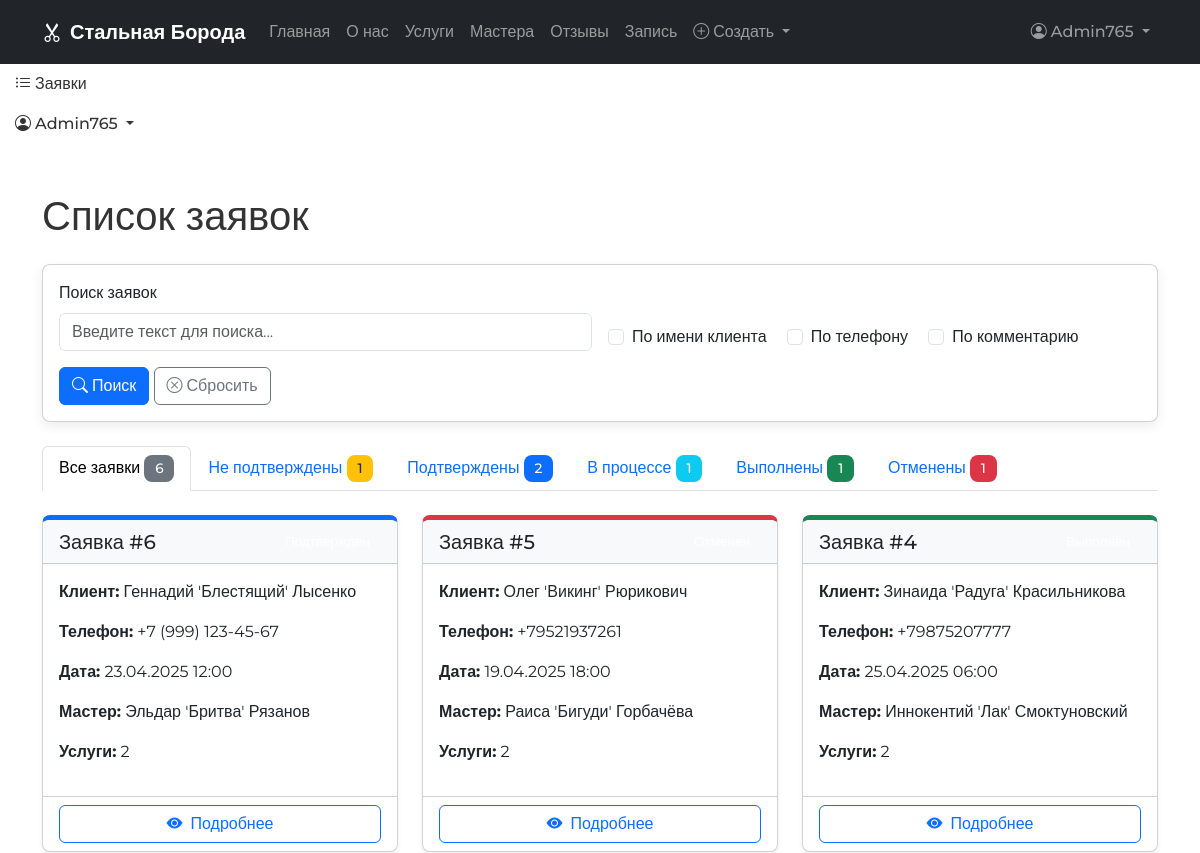
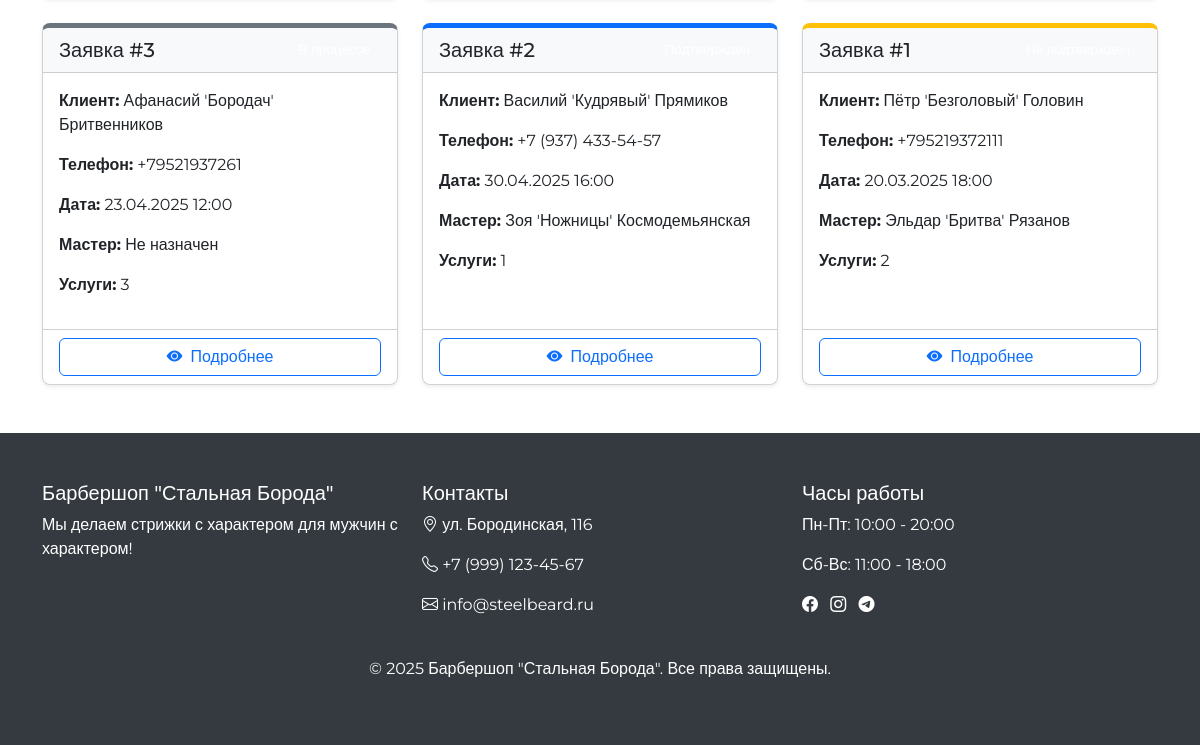
The page /orders/ (signed in) on the database as committed earlier (2 pictures, top to bottom).
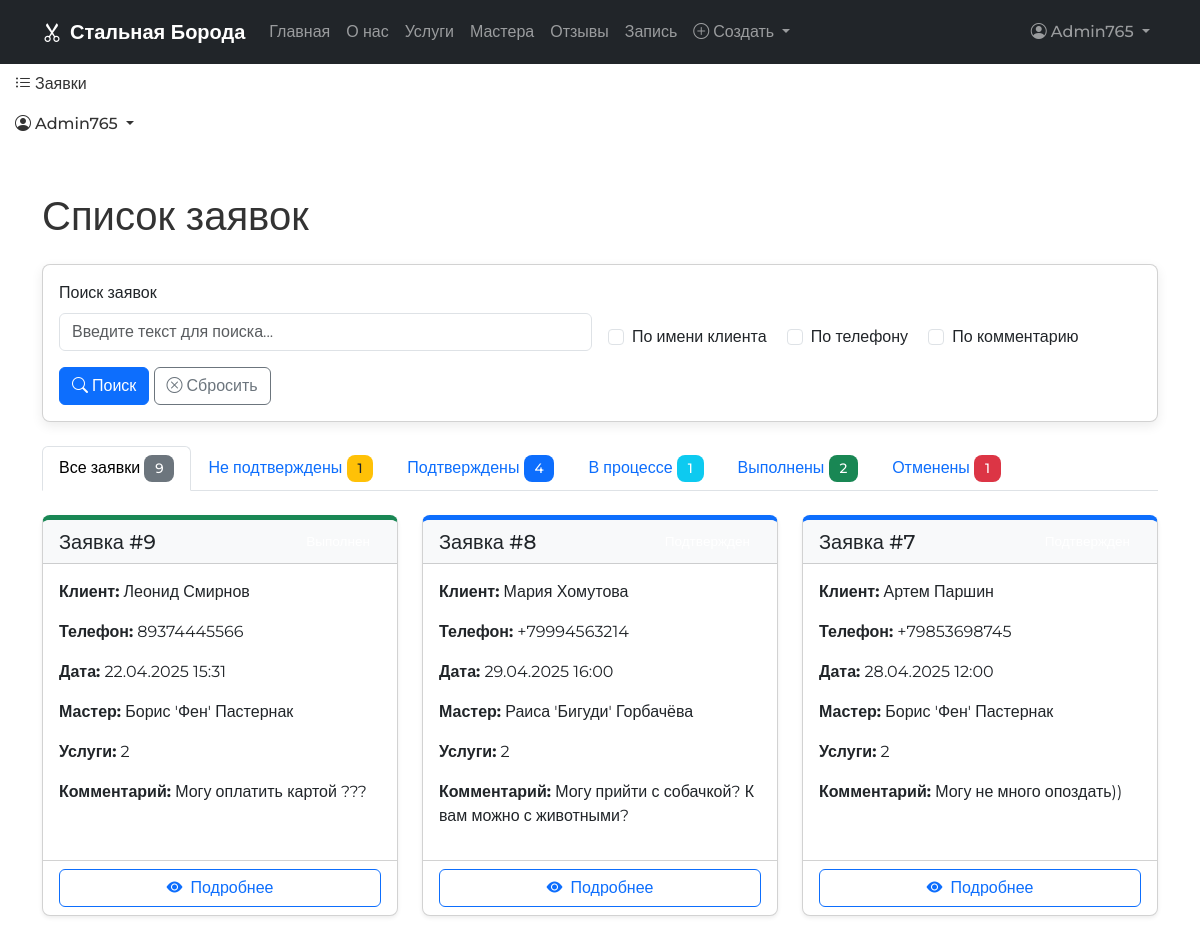
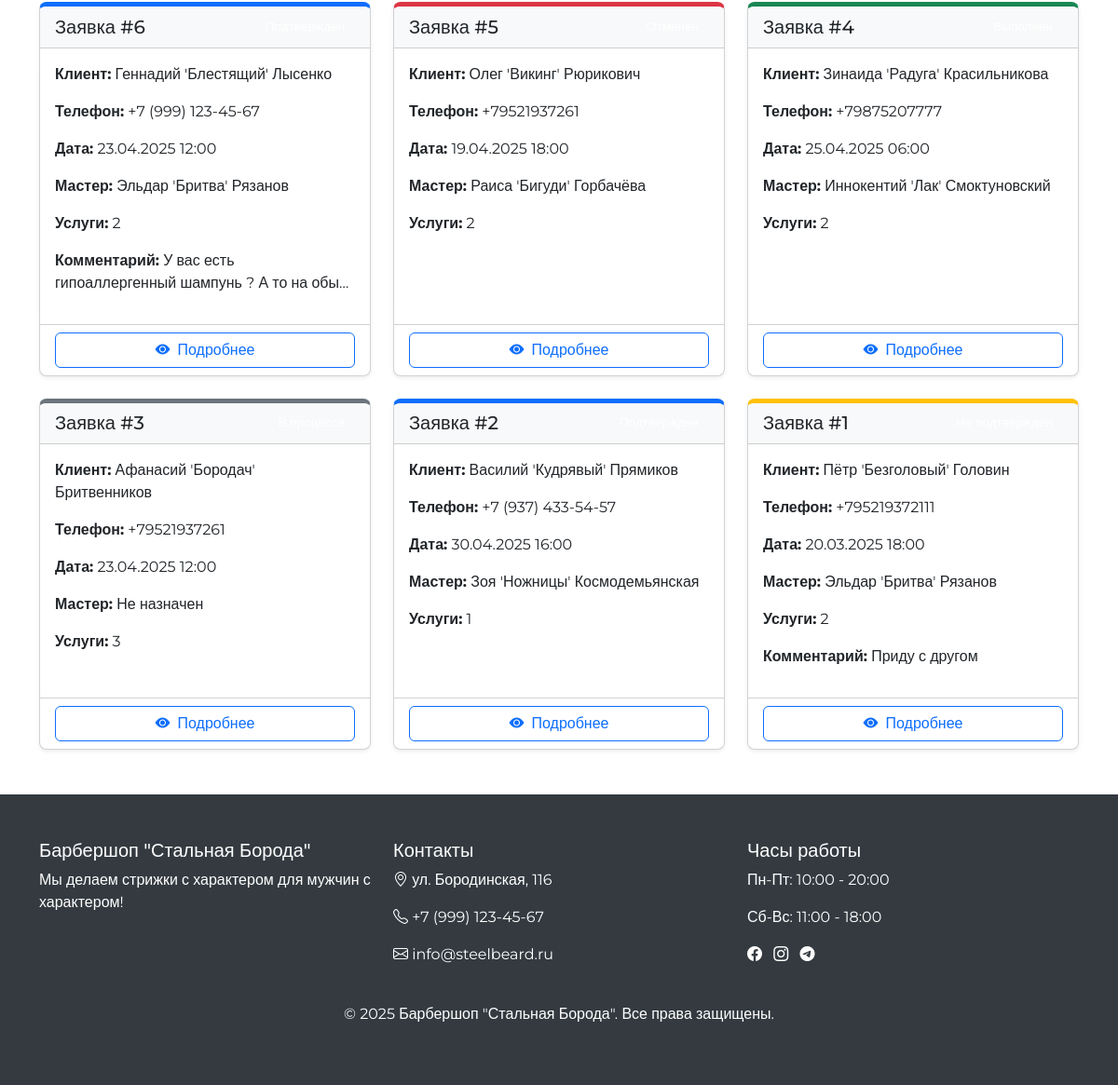
The same page on the database as committed later (2 pictures, top to bottom).
### core/models.py (models this page shows, shortened)
class Order(models.Model):
    client_name = models.CharField(max_length=100, verbose_name="Имя клиента")
    phone = models.CharField(max_length=20, verbose_name="Телефон")
    comment = models.TextField(blank=True, verbose_name="Комментарий")
    status = models.CharField(
        max_length=50,
        choices=STATUS_CHOICES,
        default="not_approved",
        verbose_name="Статус",
        db_index=True  # добавляем индекс на поле status
    )
    date_created = models.DateTimeField(auto_now_add=True, verbose_name="Дата создания", db_index=True)  # индекс на дату создания
    date_updated = models.DateTimeField(auto_now=True, verbose_name="Дата обновления")
    master = models.ForeignKey(
        Master,
        on_delete=models.SET_NULL,
        null=True,
        blank=True,
        verbose_name="Мастер"
    )
    services = models.ManyToManyField(Service, related_name="orders", verbose_name="Услуги")
    appointment_date = models.DateTimeField(verbose_name="Дата и время записи")
    class Meta:
        verbose_name = "Заказ"
        verbose_name_plural = "Заказы"
        ordering = ['-date_created']
        indexes = [
            models.Index(fields=['status', 'appointment_date'], name='order_status_appt_idx'),
        ]

class Master(models.Model):
    name = models.CharField(max_length=150, verbose_name="Имя", db_index=True)  # индекс на имя
    photo = models.ImageField(upload_to="masters/", blank=True, verbose_name="Фотография")
    phone = models.CharField(max_length=20, verbose_name="Телефон")
    address = models.CharField(max_length=255, verbose_name="Адрес")
    experience = models.PositiveIntegerField(verbose_name="Стаж работы", help_text="Опыт работы в годах")
    services = models.ManyToManyField(Service, related_name="masters", verbose_name="Услуги")
    is_active = models.BooleanField(default=True, verbose_name="Активен", db_index=True)  # индекс на статус активности
    class Meta:
        verbose_name = "Мастер"
        verbose_name_plural = "Мастера"
        ordering = ['name']
        indexes = [
            models.Index(fields=['experience', 'is_active'], name='master_exp_active_idx'),
        ]

### core/views.py (the view, shortened to what this page needs)
# urls.py: path('orders/', views.orders_list, name='orders_list'),
@login_required
def orders_list(request):
    search_query = request.GET.get('query', '')
    search_name = request.GET.get('name') == 'on'
    search_phone = request.GET.get('phone') == 'on'
    search_comment = request.GET.get('comment') == 'on'
    if not any([search_name, search_phone, search_comment]) and search_query:
        search_name = True
    orders = Order.objects.all()
    orders = orders.order_by('-date_created')
    statuses = {
        'not_approved': Order.objects.filter(status='not_approved').count(),
        'approved': Order.objects.filter(status='approved').count(),
        'in_progress': Order.objects.filter(status='in_progress').count(),
        'completed': Order.objects.filter(status='completed').count(),
        'cancelled': Order.objects.filter(status='cancelled').count(),
    }
    unique_names = list(Order.objects.values_list('client_name', flat=True).distinct()[:50])
    unique_phones = list(Order.objects.values_list('phone', flat=True).distinct()[:50])
    unique_comments = list(Order.objects.exclude(
        Q(comment='') | Q(comment__isnull=True)
    ).values_list('comment', flat=True).distinct()[:50])
    context = {
        'orders': orders,
        'statuses': statuses,
        'search_query': search_query,
        'search_name': search_name,
        'search_phone': search_phone,
        'search_comment': search_comment,
        'unique_names': unique_names,
        'unique_phones': unique_phones,
        'unique_comments': unique_comments,
    }
    return render(request, 'core/orders_list.html', context)

### core/context_processors.py (called while the page is built)
def common_context(request):
    context = {
        'masters': Master.objects.filter(is_active=True),
        'services': Service.objects.all(),
    }
    return context

### templates/core/orders_list.html (shortened to what this page needs)
{% extends 'base.html' %}
{% block content %}
<div class="container py-5">
    <h1 class="mb-4">Список заявок</h1>
    <div class="card mb-4">
        <div class="card-body">
            <form method="get" action="{% url 'orders_list' %}" class="row g-3 align-items-end">
                <div class="col-md-6">
                    <label for="searchQuery" class="form-label">Поиск заявок</label>
                    <input type="text" class="form-control" id="searchQuery" name="query" value="{{ search_query }}"
                           placeholder="Введите текст для поиска..."
                           autocomplete="off">
                </div>
                <div class="col-md-6">
                    <div class="form-check form-check-inline">
                        <input class="form-check-input" type="checkbox" id="searchName" name="name" {% if search_name %}checked{% endif %}>
                        <label class="form-check-label" for="searchName">По имени клиента</label>
                    </div>
                    <div class="form-check form-check-inline">
                        <input class="form-check-input" type="checkbox" id="searchPhone" name="phone" {% if search_phone %}checked{% endif %}>
                        <label class="form-check-label" for="searchPhone">По телефону</label>
                    </div>
                    <div class="form-check form-check-inline">
                        <input class="form-check-input" type="checkbox" id="searchComment" name="comment" {% if search_comment %}checked{% endif %}>
                        <label class="form-check-label" for="searchComment">По комментарию</label>
                    </div>
                </div>
                <div class="col-12">
                    <button type="submit" class="btn btn-primary">
                        <i class="bi bi-search me-1"></i>Поиск
                    </button>
                    <a href="{% url 'orders_list' %}" class="btn btn-outline-secondary">
                        <i class="bi bi-x-circle me-1"></i>Сбросить
                    </a>
                </div>
            </form>
        </div>
    </div>
    <ul class="nav nav-tabs mb-4">
        <li class="nav-item">
            <a class="nav-link active" href="#">Все заявки <span class="badge bg-secondary">{{ orders|length }}</span></a>
        </li>
        <li class="nav-item">
            <a class="nav-link" href="#">Не подтверждены <span class="badge bg-warning text-dark">{{ statuses.not_approved }}</span></a>
        </li>
        <li class="nav-item">
            <a class="nav-link" href="#">Подтверждены <span class="badge bg-primary">{{ statuses.approved }}</span></a>
        </li>
        <li class="nav-item">
            <a class="nav-link" href="#">В процессе <span class="badge bg-info">{{ statuses.in_progress }}</span></a>
        </li>
        <li class="nav-item">
            <a class="nav-link" href="#">Выполнены <span class="badge bg-success">{{ statuses.completed }}</span></a>
        </li>
        <li class="nav-item">
            <a class="nav-link" href="#">Отменены <span class="badge bg-danger">{{ statuses.cancelled }}</span></a>
        </li>
    </ul>
    <div class="row row-cols-1 row-cols-md-2 row-cols-lg-3 g-4">
        {% for order in orders %}
        <div class="col">
            <div class="card h-100 shadow-sm status-{{ order.status }}">
                <div class="card-header bg-light d-flex justify-content-between align-items-center">
                    <h5 class="card-title mb-0">Заявка #{{ order.id }}</h5>
                    <span class="badge status-{{ order.status }}">
                    </span>
                </div>
                <div class="card-body">
                    <p><strong>Клиент:</strong> {{ order.client_name }}</p>
                    <p><strong>Телефон:</strong> {{ order.phone }}</p>
                    <p><strong>Дата:</strong> {{ order.appointment_date|date:"d.m.Y H:i" }}</p>
                    <p><strong>Мастер:</strong>
                        {% if order.master %}
                            {{ order.master.name }}
                        {% else %}
                            Не назначен
                        {% endif %}
                    </p>
                    <p><strong>Услуги:</strong> {{ order.services.all|length }}</p>
                    {% if order.comment %}
                    <p><strong>Комментарий:</strong> {{ order.comment|truncatechars:50 }}</p>
                    {% endif %}
                </div>
                <div class="card-footer bg-transparent">
                    <a href="{% url 'order_detail' order.id %}" class="btn btn-outline-primary w-100">
                        <i class="bi bi-eye-fill me-2"></i>Подробнее
                    </a>
                </div>
            </div>
        </div>
        {% endfor %}
    </div>
</div>
{% endblock %}

### templates/base.html (shortened to what this page needs)
<!DOCTYPE html>
<html lang="ru">
<head>
    <link href="https://cdn.jsdelivr.net/npm/bootstrap@5.3.0-alpha1/dist/css/bootstrap.min.css" rel="stylesheet">
    <link rel="stylesheet" href="https://cdn.jsdelivr.net/npm/bootstrap-icons@1.11.0/font/bootstrap-icons.css">
    {% load static %}
    <link rel="stylesheet" href="{% static 'css/main.css' %}">
    <link rel="stylesheet" href="https://code.jquery.com/ui/1.13.2/themes/base/jquery-ui.css">
</head>
<body>
    <header>
        {% block header %}
        <nav class="navbar navbar-expand-lg navbar-dark bg-dark">
            <div class="container">
                <a class="navbar-brand" href="{% url 'landing' %}">
                    <i class="bi bi-scissors me-2"></i>Стальная Борода
                </a>
                <div class="collapse navbar-collapse" id="navbarNav">
                    <ul class="navbar-nav me-auto mb-2 mb-lg-0">
                        <li class="nav-item">
                            <a class="nav-link {% if request.path == '/' %}active{% endif %}" href="{% url 'landing' %}">Главная</a>
                        </li>
                        <li class="nav-item">
                            <a class="nav-link" href="{% url 'landing' %}#about">О нас</a>
                        </li>
                        <li class="nav-item">
                            <a class="nav-link {% if request.path == '/services/' %}active{% endif %}" href="{% url 'services' %}">Услуги</a>
                        </li>
                        <li class="nav-item">
                            <a class="nav-link" href="{% url 'landing' %}#masters">Мастера</a>
                        </li>
                        <li class="nav-item">
                            <a class="nav-link" href="{% url 'landing' %}#reviews">Отзывы</a>
                        </li>
                        <li class="nav-item">
                            <a class="nav-link {% if request.path == '/booking/' %}active{% endif %}" href="{% url 'booking' %}">Запись</a>
                        </li>
                        {% if user.is_authenticated %}
                            <li class="nav-item dropdown">
                                <a class="nav-link dropdown-toggle" href="#" role="button" data-bs-toggle="dropdown" aria-expanded="false">
                                    <i class="bi bi-plus-circle me-1"></i>Создать
                                    </a>
                </li>
        {% endif %}
                    </ul>
                    <ul class="navbar-nav">
                        {% if user.is_authenticated %}
                        <li class="nav-item dropdown">
                            <a class="nav-link dropdown-toggle" href="#" id="navbarDropdown"
                               role="button" data-bs-toggle="dropdown" aria-expanded="false">
                                <i class="bi bi-person-circle me-1"></i>{{ user.username }}
                            </a>
                        </li>
                        {% else %}
                        <li class="nav-item">
                            <a class="nav-link" href="{% url 'login' %}">
                                <i class="bi bi-box-arrow-in-right me-1"></i>Вход
                            </a>
                        </li>
                        {% endif %}
                    </ul>
                </div>
            </div>
        </nav>
                        <ul class="navbar-nav ms-auto mb-2 mb-lg-0">
                            {% if user.is_authenticated %}
                            <li class="nav-item">
                                <a class="nav-link" href="{% url 'orders_list' %}">
                                    <i class="bi bi-list-ul me-1"></i>Заявки
                                </a>
                            </li>
                            <li class="nav-item dropdown">
                                <a class="nav-link dropdown-toggle" href="#" role="button" data-bs-toggle="dropdown" aria-expanded="false">
                                    <i class="bi bi-person-circle me-1"></i>{{ user.username }}
                                </a>
                            </li>
                            {% else %}
                            <li class="nav-item">
                                <a class="nav-link" href="{% url 'login' %}">
                                    <i class="bi bi-box-arrow-in-right me-1"></i>Вход
                                </a>
                            </li>
                            {% endif %}
                        </ul>
        {% endblock %}
    </header>
    <main>
        {% block content %}{% endblock %}
    </main>
    <footer class="mt-auto">
        {% block footer %}
            <div class="container">
                <div class="row">
                    <div class="col-md-4">
                        <h5>Барбершоп "Стальная Борода"</h5>
                        <p>Мы делаем стрижки с характером для мужчин с характером!</p>
                    </div>
                    <div class="col-md-4">
                        <h5>Контакты</h5>
                        <p><i class="bi bi-geo-alt"></i> ул. Бородинская, 116</p>
                        <p><i class="bi bi-telephone"></i> +7 (999) 123-45-67</p>
                        <p><i class="bi bi-envelope"></i> info@steelbeard.ru</p>
                    </div>
                    <div class="col-md-4">
                        <h5>Часы работы</h5>
                        <p>Пн-Пт: 10:00 - 20:00</p>
                        <p>Сб-Вс: 11:00 - 18:00</p>
                        <div class="mt-3">
                            <a href="#" class="text-white me-2"><i class="bi bi-facebook"></i></a>
                            <a href="#" class="text-white me-2"><i class="bi bi-instagram"></i></a>
                            <a href="#" class="text-white me-2"><i class="bi bi-telegram"></i></a>
                        </div>
                    </div>
                </div>
                <div class="row mt-4">
                    <div class="col text-center">
                        <p>&copy; {% now "Y" %} Барбершоп "Стальная Борода". Все права защищены.</p>
                    </div>
                </div>
            </div>
        {% endblock %}
    </footer>
    {% load static %}
</body>
</html>

### static/css/main.css (style rules this page uses)
body { font-family: 'Montserrat', sans-serif; color: #333; }
.navbar { transition: all 0.3s ease; }
.card { transition: transform 0.3s ease, box-shadow 0.3s ease; border-radius: 10px; overflow: hidden; }
.card.status-not_approved { border-top: 5px solid #ffc107; }
.card.status-approved { border-top: 5px solid #0d6efd; }
.card.status-in_progress { border-top: 5px solid #6c757d; }
.card.status-completed { border-top: 5px solid #198754; }
.card.status-cancelled { border-top: 5px solid #dc3545; }
.badge { padding: 0.5em 0.8em; font-size: 0.85em; font-weight: 500; border-radius: 0.5rem; }
footer { background-color: #343a40; color: #fff; padding: 3rem 0; }
.card { border-radius: 8px; box-shadow: 0 4px 12px rgba(0, 0, 0, 0.08); transition: all 0.3s ease; overflow: hidden; }
.navbar { padding: 12px 0; transition: all 0.3s ease; }
.navbar-brand { font-weight: 600; }
.navbar-nav .nav-link { padding-left: 15px; padding-right: 15px; font-weight: 500; position: relative; }
.navbar-nav .nav-link.active:after { content: ''; position: absolute; bottom: 0; left: 15px; right: 15px; height: 2px; background: #fff; }

Rows that differ between the two databases and show on the page:
added Order: id "9", client_name "Леонид Смирнов", phone "89374445566", appointment_date "22.04.2025 15:31", master.name "Борис 'Фен' Пастернак", services.all|length "2", comment "Могу оплатить картой ???", status "completed" (drawn)
added Order: id "8", client_name "Мария Хомутова", phone "+79994563214", appointment_date "29.04.2025 16:00", master.name "Раиса 'Бигуди' Горбачёва", services.all|length "2", comment "Могу прийти с собачкой? К вам можно с животными?"
added Order: id "7", client_name "Артем Паршин", phone "+79853698745", appointment_date "28.04.2025 12:00", master.name "Борис 'Фен' Пастернак", services.all|length "2", comment "Могу не много опоздать))"
changed Order "Геннадий 'Блестящий' Лысенко": comment (not shown) → "У вас есть гипоаллергенный шампунь ? А то на обы…"
changed Order "Пётр 'Безголовый' Головин": comment (not shown) → "Приду с другом"
Other text that changed with them:
{{ orders|length }}: "6" → "9"
{{ statuses.approved }}: "2" → "4"
{{ statuses.completed }}: "1" → "2"
